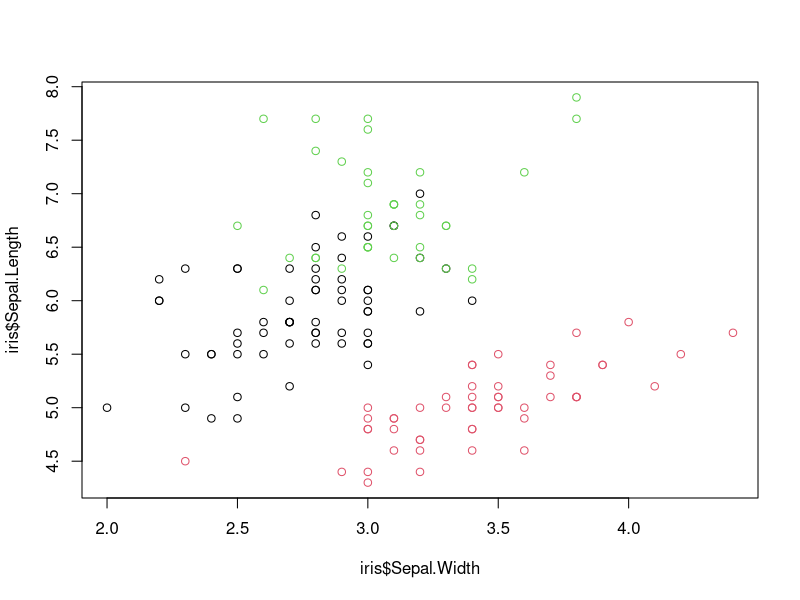
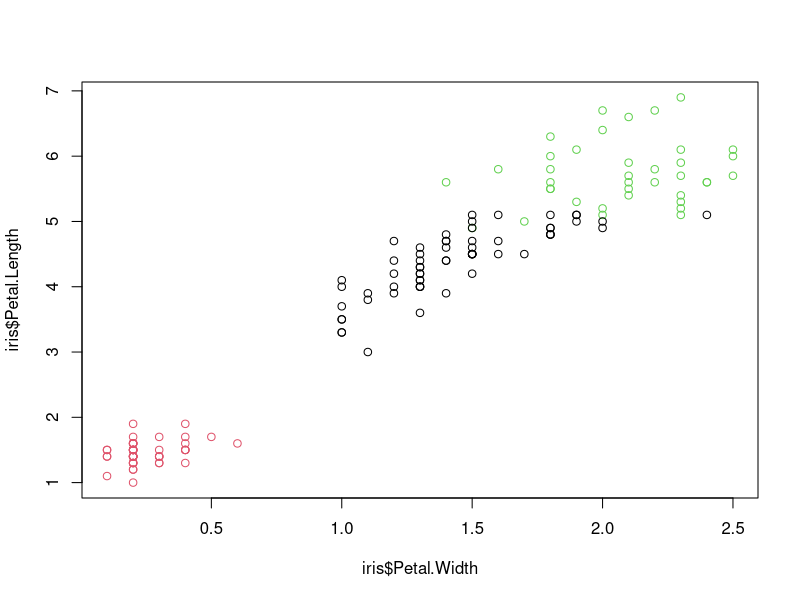
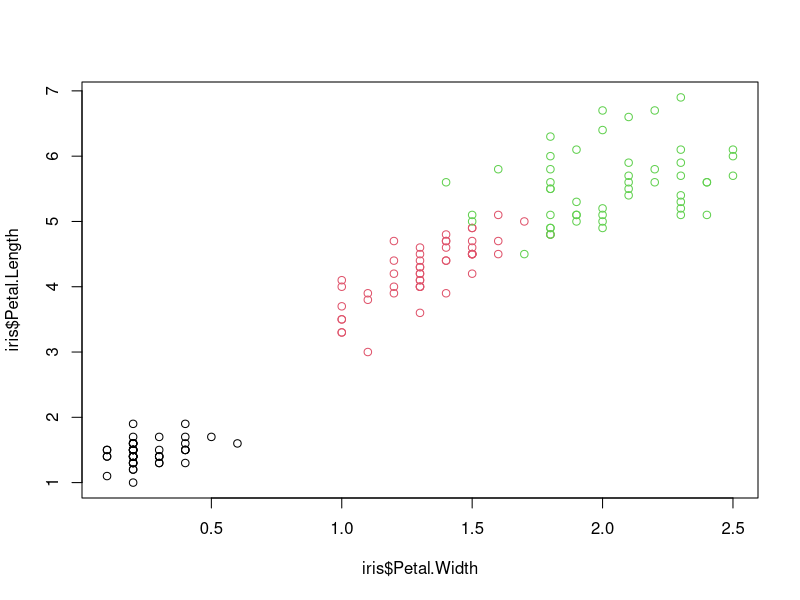

Reproduce these figures in R, in order.
View(iris)
irisCuster<-iris
irisCuster$Species<-NULL
View(irisCuster)
results<-kmeans(irisCuster,3)
results


results$totss
table(iris$Species,results$cluster)
plot(iris$Sepal.Length~iris$Sepal.Width,col=results$cluster)
plot(iris$Petal.Length~iris$Petal.Width,col=results$cluster)
plot(iris$Petal.Length~iris$Petal.Width,col=iris$Species)
